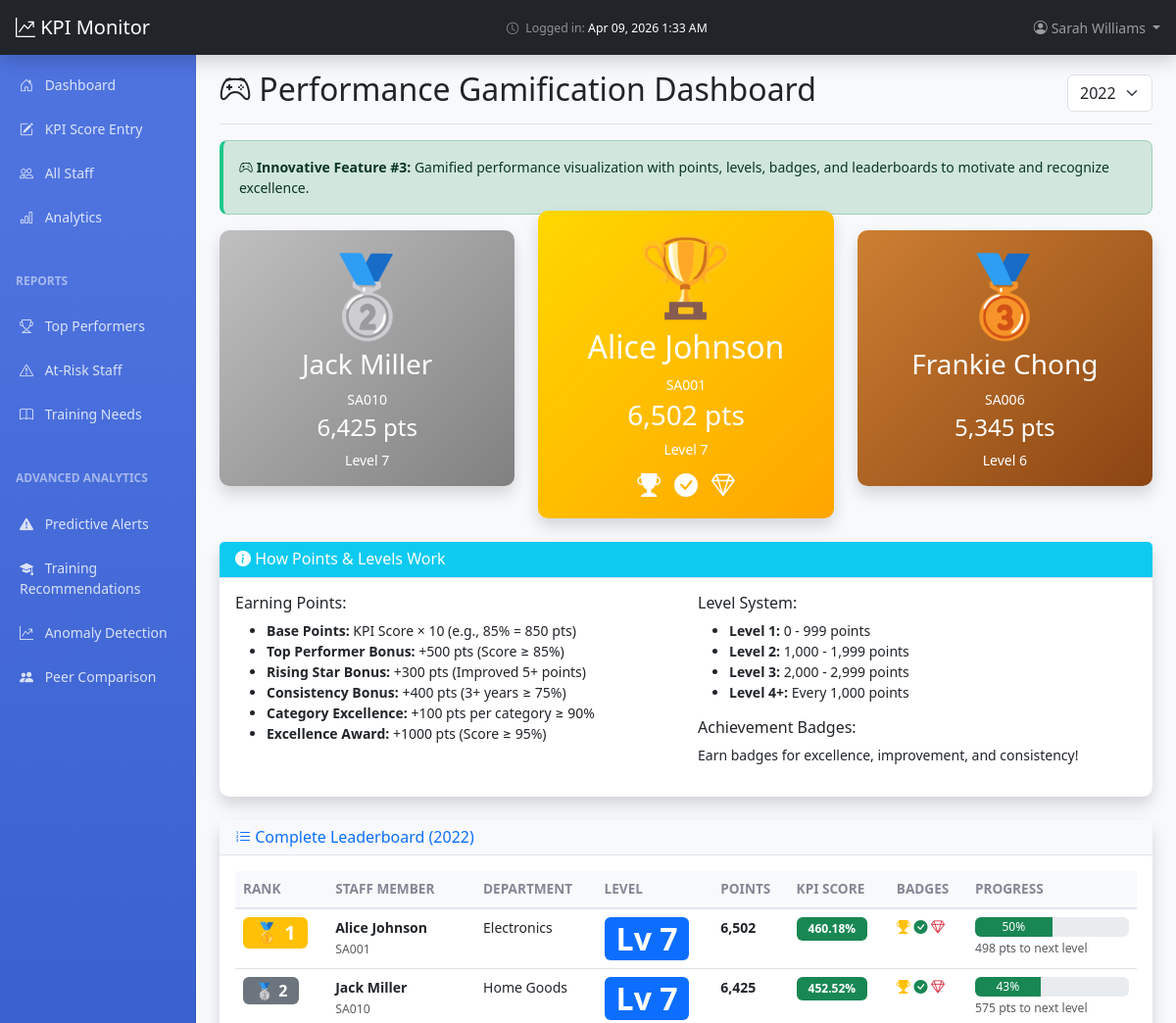
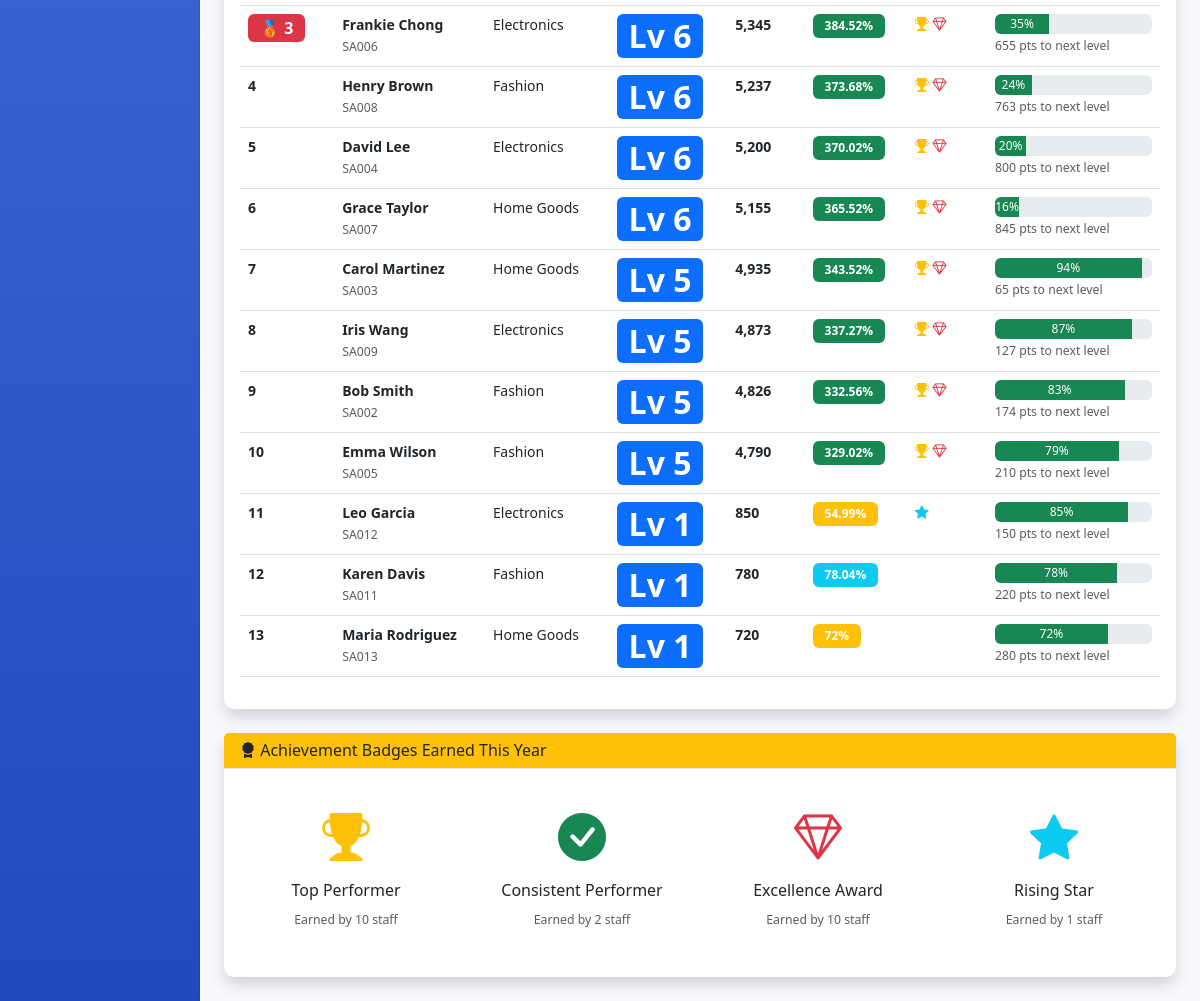
The app's page /supervisor/gamification.php?year=2022 (signed in) with its own data (2 pictures, top to bottom).
### tables this page shows
CREATE TABLE `staff` (
  `staff_id` int(11) NOT NULL,
  `staff_code` varchar(20) NOT NULL,
  `name` varchar(100) NOT NULL,
  `email` varchar(100) DEFAULT NULL,
  `department` varchar(100) DEFAULT NULL,
  `position` varchar(100) DEFAULT 'Sales Assistant',
  `status` enum('Active','Inactive') DEFAULT 'Active',
  `hire_date` date DEFAULT NULL,
  `photo` varchar(100) DEFAULT NULL COMMENT 'Filename in assets/photos/ e.g. Alice_Johnson.jpg',
  `created_at` timestamp NOT NULL DEFAULT current_timestamp()
);

### supervisor/gamification.php (the view, shortened to what the rows shown need)
<?php
require_once '../config/database.php';
require_once '../includes/KPICalculator.php';
$pdo = getDBConnection();
$calculator = new KPICalculator($pdo);
$current_year = date('Y');
$selected_year = $_GET['year'] ?? $current_year;
$sql = "SELECT staff_id, staff_code as staff_number, name as full_name, department as department_name, status
        FROM staff
        WHERE status = 'Active'
        ORDER BY name";
$stmt = $pdo->prepare($sql);
$stmt->execute();
$all_staff = $stmt->fetchAll();
$leaderboard = [];
foreach ($all_staff as $staff) {
    $score_data = $calculator->calculateOverallScore($staff['staff_id'], $selected_year);
    $trend = $calculator->getPerformanceTrend($staff['staff_id']);
    if ($score_data['has_data']) {
        $points = 0;
        $badges = [];
        $points += $score_data['overall_score'] * 10;
        if ($score_data['overall_score'] >= 85) {
            $points += 500;
            $badges[] = ['name' => 'Top Performer', 'icon' => 'trophy-fill', 'color' => 'warning'];
        }
        if (count($trend) >= 2) {
            $latest = end($trend);
            if ($latest['trend'] == 'improving' && $latest['change'] > 5) {
                $points += 300;
                $badges[] = ['name' => 'Rising Star', 'icon' => 'star-fill', 'color' => 'info'];
            }
        }
        $consistent_years = 0;
        foreach ($trend as $year_data) {
            if ($year_data['overall_score'] >= 75) {
                $consistent_years++;
            }
        }
        if ($consistent_years >= 3) {
            $points += 400;
            $badges[] = ['name' => 'Consistent Performer', 'icon' => 'check-circle-fill', 'color' => 'success'];
        }
        if ($score_data['overall_score'] >= 95) {
            $badges[] = ['name' => 'Excellence Award', 'icon' => 'gem', 'color' => 'danger'];
            $points += 1000;
        }
        $level = floor($points / 1000) + 1;
        $next_level_points = $level * 1000;
        $progress = (($points % 1000) / 1000) * 100;
        $leaderboard[] = [
            'staff_id' => $staff['staff_id'],
            'staff_number' => $staff['staff_number'],
            'full_name' => $staff['full_name'],
            'department' => $staff['department_name'],
            'score' => $score_data['overall_score'],
            'points' => $points,
            'level' => $level,
            'progress' => $progress,
            'next_level_points' => $next_level_points,
            'badges' => $badges
        ];
    }
}
usort($leaderboard, function($a, $b) {
    return $b['points'] <=> $a['points'];
});
?>
<!DOCTYPE html>
<html lang="en">
<head>
    <link href="https://cdn.jsdelivr.net/npm/bootstrap@5.3.0/dist/css/bootstrap.min.css" rel="stylesheet">
    <link rel="stylesheet" href="https://cdn.jsdelivr.net/npm/bootstrap-icons@1.11.0/font/bootstrap-icons.css">
    <link href="../assets/css/dashboard.css" rel="stylesheet">
</head>
<body>
    <div class="container-fluid">
        <div class="row">
            <main class="col-md-9 ms-sm-auto col-lg-10 px-md-4">
                <div class="d-flex justify-content-between flex-wrap flex-md-nowrap align-items-center pt-3 pb-2 mb-3 border-bottom">
                    <h1 class="h2"><i class="bi bi-controller"></i> Performance Gamification Dashboard</h1>
                </div>
                <?php if (count($leaderboard) >= 3): ?>
                <div class="row mb-4">
                    <div class="col-md-4 order-md-1">
                        <div class="card leaderboard-card shadow rank-2 text-white">
                            <div class="card-body text-center">
                                <div class="display-1">🥈</div>
                                <h3 class="mt-2"><?= htmlspecialchars($leaderboard[1]['full_name']) ?></h3>
                                <p class="mb-1"><?= $leaderboard[1]['staff_number'] ?></p>
                                <h4><?= number_format($leaderboard[1]['points']) ?> pts</h4>
                                <p class="mb-0">Level <?= $leaderboard[1]['level'] ?></p>
                            </div>
                        </div>
                    </div>
                    <div class="col-md-4 order-md-2">
                        <div class="card leaderboard-card shadow rank-1 text-white" style="margin-top: -20px;">
                            <div class="card-body text-center">
                                <div class="display-1">🏆</div>
                                <h2 class="mt-2"><?= htmlspecialchars($leaderboard[0]['full_name']) ?></h2>
                                <p class="mb-1"><?= $leaderboard[0]['staff_number'] ?></p>
                                <h3><?= number_format($leaderboard[0]['points']) ?> pts</h3>
                                <p class="mb-0">Level <?= $leaderboard[0]['level'] ?></p>
                                <div class="mt-2">
                                    <?php foreach (array_slice($leaderboard[0]['badges'], 0, 3) as $badge): ?>
                                        <i class="bi bi-<?= $badge['icon'] ?> badge-icon"></i>
                                    <?php endforeach; ?>
                                </div>
                            </div>
                        </div>
                    </div>
                    <div class="col-md-4 order-md-3">
                        <div class="card leaderboard-card shadow rank-3 text-white">
                            <div class="card-body text-center">
                                <div class="display-1">🥉</div>
                                <h3 class="mt-2"><?= htmlspecialchars($leaderboard[2]['full_name']) ?></h3>
                                <p class="mb-1"><?= $leaderboard[2]['staff_number'] ?></p>
                                <h4><?= number_format($leaderboard[2]['points']) ?> pts</h4>
                                <p class="mb-0">Level <?= $leaderboard[2]['level'] ?></p>
                            </div>
                        </div>
                    </div>
                </div>
                <?php endif; ?>
                <div class="card shadow mb-4">
                    <div class="card-body">
                        <div class="table-responsive">
                            <table class="table table-hover">
                                <thead>
                                    <tr>
                                        <th scope="col">Rank</th>
                                        <th scope="col">Staff Member</th>
                                        <th scope="col">Department</th>
                                        <th scope="col">Level</th>
                                        <th scope="col">Points</th>
                                        <th scope="col">KPI Score</th>
                                        <th scope="col">Badges</th>
                                        <th scope="col">Progress</th>
                                    </tr>
                                </thead>
                                <tbody>
                                    <?php foreach ($leaderboard as $index => $entry): ?>
                                        <tr>
                                            <td>
                                                <?php if ($index == 0): ?>
                                                    <span class="badge bg-warning fs-5">🥇 1</span>
                                                <?php elseif ($index == 1): ?>
                                                    <span class="badge bg-secondary fs-6">🥈 2</span>
                                                <?php elseif ($index == 2): ?>
                                                    <span class="badge bg-danger fs-6">🥉 3</span>
                                                <?php else: ?>
                                                    <strong><?= $index + 1 ?></strong>
                                                <?php endif; ?>
                                            </td>
                                            <td>
                                                <strong><?= htmlspecialchars($entry['full_name']) ?></strong><br>
                                                <small class="text-muted"><?= $entry['staff_number'] ?></small>
                                            </td>
                                            <td><?= htmlspecialchars($entry['department']) ?></td>
                                            <td>
                                                <span class="badge bg-primary level-badge">
                                                    Lv <?= $entry['level'] ?>
                                                </span>
                                            </td>
                                            <td><strong><?= number_format($entry['points']) ?></strong></td>
                                            <td>
                                                <span class="badge bg-<?= $entry['score'] >= 85 ? 'success' : ($entry['score'] >= 75 ? 'info' : 'warning') ?>">
                                                    <?= $entry['score'] ?>%
                                                </span>
                                            </td>
                                            <td>
                                                <?php foreach (array_slice($entry['badges'], 0, 3) as $badge): ?>
                                                    <i class="bi bi-<?= $badge['icon'] ?> text-<?= $badge['color'] ?>"
                                                       title="<?= $badge['name'] ?>"
                                                       data-bs-toggle="tooltip"></i>
                                                <?php endforeach; ?>
                                            </td>
                                            <td style="min-width: 150px;">
                                                <div class="progress" style="height: 20px;">
                                                    <div class="progress-bar bg-success"
                                                         style="width: <?= $entry['progress'] ?>%"
                                                         title="<?= round($entry['progress'], 1) ?>% to Level <?= $entry['level'] + 1 ?>">
                                                        <?= round($entry['progress']) ?>%
                                                    </div>
                                                </div>
                                                <small class="text-muted">
                                                    <?= number_format($entry['next_level_points'] - $entry['points']) ?> pts to next level
                                                </small>
                                            </td>
                                        </tr>
                                    <?php endforeach; ?>
                                </tbody>
                            </table>
                        </div>
                    </div>
                </div>
            </main>
        </div>
    </div>
</body>
</html>

### records on screen
staff: name "Jack Miller", staff_code "SA010", shows "🥈 2", department "Home Goods", level "7", points "6,425", score "452.52", $entry['progress'] 42.5 (drawn), progress "43", points "575"
staff: name "Alice Johnson", staff_code "SA001", shows "🥇 1", department "Electronics", level "7", points "6,502", score "460.18", $entry['progress'] 50.1 (drawn), progress "50", points "498"
staff: name "Frankie Chong", staff_code "SA006", staff_id "6", shows "🥉 3", department "Electronics", points "5,345", score "384.52", progress "35", points "655"
staff: name "Henry Brown", staff_code "SA008", department "Fashion", level "6", points "5,237", score "373.68", $entry['progress'] 23.6 (drawn), progress "24", points "763"
staff: name "David Lee", staff_code "SA004", department "Electronics", level "6", points "5,200", score "370.02", progress "20", points "800"
staff: name "Grace Taylor", staff_code "SA007", department "Home Goods", level "6", points "5,155", score "365.52", $entry['progress'] 15.5 (drawn), progress "16", points "845"
staff: name "Carol Martinez", staff_code "SA003", department "Home Goods", level "5", points "4,935", score "343.52", $entry['progress'] 93.5 (drawn), progress "94", points "65"
staff: name "Iris Wang", staff_code "SA009", department "Electronics", level "5", points "4,873", score "337.27", $entry['progress'] 87.2 (drawn), progress "87", points "127"
staff: name "Bob Smith", staff_code "SA002", department "Fashion", level "5", points "4,826", score "332.56", $entry['progress'] 82.5 (drawn), progress "83", points "174"
staff: name "Emma Wilson", staff_code "SA005", department "Fashion", staff_id "5", points "4,790", score "329.02", progress "79", points "210"
staff: name "Leo Garcia", staff_code "SA012", department "Electronics", level "1", points "850", score "54.99", $entry['progress'] 84.9 (drawn), progress "85", points "150"
staff: name "Karen Davis", staff_code "SA011", department "Fashion", level "1", points "780", score "78.04", progress "78", points "220"
staff: name "Maria Rodriguez", staff_code "SA013", department "Home Goods", level "1", points "720", score "72", progress "72", points "280"

### other values on screen
$login_display "Apr 09, 2026 1:33 AM"
$supervisor_name "Sarah Williams"
$leaderboard[1]['points'] "6,425"
$leaderboard[1]['level'] "7"
$leaderboard[0]['points'] "6,502"
$leaderboard[0]['level'] "7"
$leaderboard[2]['points'] "5,345"
$badge_name "Top Performer"
$data['count'] "10"
$badge_name "Consistent Performer"
$data['count'] "2"
$badge_name "Excellence Award"
$badge_name "Rising Star"
$data['count'] "1"
form field value "2022"
